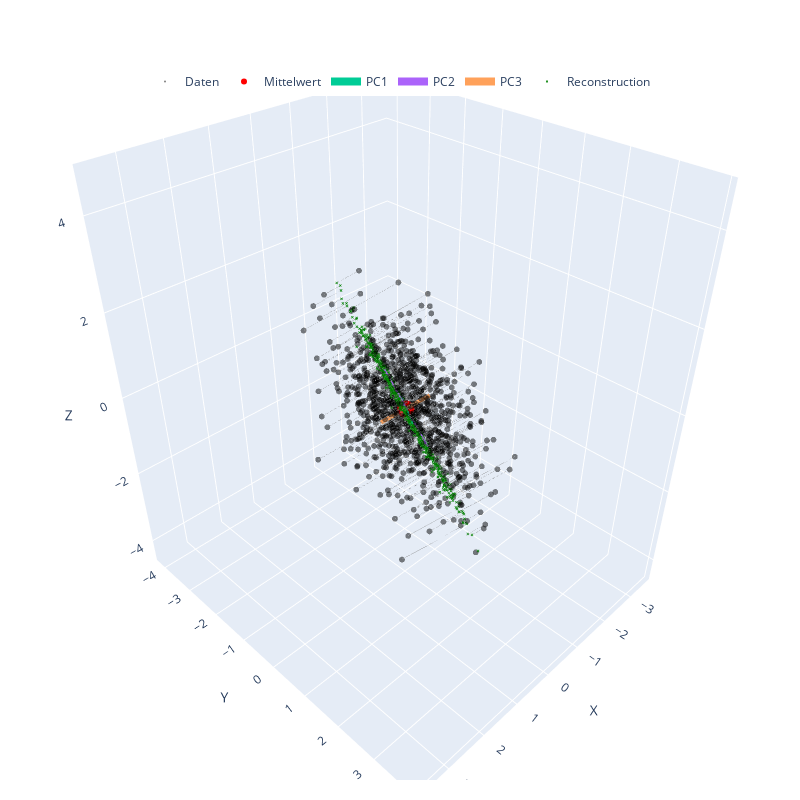

Write notebook code for a chart like this one.
### Markdown cell above
### (b) Projection and Reconstruction in Subspace (2 Points)

- Project the data onto the subspace spanned by the **first two principal components** (i.e., the top 2 eigenvectors).
- What is the **dimensionality** of the data after projection?
- Reconstruct the data from the 2D projection back into the original **3D** space.
- Plot both the **original** and the **reconstructed** data in 3D.
- **Discuss what type of information has been lost** due to the projection.

### Code cell
def plot_2d(data, title="", xlabel="", ylabel="", axis_equal=True):
    plt.scatter(data[:, 0], data[:, 1], alpha=0.6)
    plt.xlabel(xlabel)
    plt.ylabel(ylabel)
    plt.title(title)
    if axis_equal: plt.axis('equal')
    plt.show()

# TODO: project data3d to first two principal components in and plot in 2D
data_centered = data - mean
data_projected = data_centered @ eigVec[:, :2] # we project the data onto the first two principal components
plot_2d(data_projected, "Projection onto PCA", xlabel="1st prinpical component", ylabel="2nd prinpical component")
# print dimensionality of X_reduced
print(f"Shape of projected data3d:", data_projected.shape)


# reconstruct from projection into 3D and plot using plot3DPCA
data_reconstructed = data_projected @ eigVec[:, :2].T + mean # here we reconstruct the data by multiplying the projected data with the transposed eigenvectors of the first two principal components and adding the mean
print(data_reconstructed.shape) # we check the shape of the reconstructed data

# Plot reconstruction using plot3DPCA
plot3DPCA(data, mean, eigVec, eigVal, recData=data_reconstructed, showReconstruction=True) # we use the given function to plot the reconstruction in 3D


# get the reconstruction error
MSE = np.mean(np.sum((data - data_reconstructed)**2, axis=1)) # mean squared-error
# Compute reconstruction error and print it
print(f"Average reconstruction error for data3d: {MSE:.4f}")
